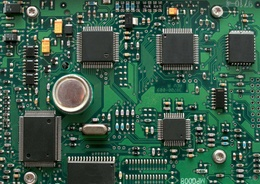
%> input picture pcb3.jpg, 260 x 184 px, shrunk from 1200 x 849 before the run
$ octave image_Restoration.m   (GNU Octave 9; MATLAB toolbox functions it lacks are replaced by stand-ins)
%> lines starting %> are read from the running program, lines starting %| are printed output that depends on the picture
### ExtractNeighborhoods.m
function NhMat = ExtractNeighborhoods(N, X)
    % ExtractNeighborhoods computes the neighborhood structure for noisy pixels.
    %
    % Inputs:
    %   N  - A matrix (LN x 2) where each row contains the [row, col] indices
    %        of noisy pixels.
    %   X  - The noisy image (2D matrix).
    %
    % Outputs:
    %   NhMat - A matrix where each row describes the relationship between
    %           a noisy pixel and its neighbors:
    %           Column 1: Row index of the neighbor
    %           Column 2: Column index of the neighbor
    %           Column 3: Noise number k (center pixel index in N)
    %           Column 4: Indicates if the neighbor is noisy (1) or not (-1)
    %           Column 5: If noisy, the index of the neighbor in N, else 0

    LN = length(N); % Number of noisy pixels in the list N
    NhMat = zeros(4 * LN, 5); % Pre-allocate for 4 neighbors per noisy pixel

    % Uncomment one of the following for progress tracking:
    % Option 1: Command-line progress tracking with fprintf
    fprintf('Extracting neighborhoods for %d noisy pixels...\n', LN);

    % Option 2: Graphical progress tracking with waitbar
    % hWaitbar = waitbar(0, 'Extracting neighborhoods...');

    for k = 1:LN
        % Get the row and column of the k-th noisy pixel
        noisyRow = N(k, 1);
        noisyCol = N(k, 2);

        % Find the neighbors using 4-connectivity
        Nh = Vij(noisyRow, noisyCol, X);

        w = (Nh(1:4, 1) ~= 0);

        NhMat(4 * k - 3:4 * k, 1:2) = Nh(1:4, 1:2);
        NhMat(4 * k - 3:4 * k, 3) = k;
        FN = [FindN(Nh(1, 1), Nh(1, 2), N);
              FindN(Nh(2, 1), Nh(2, 2), N);
              FindN(Nh(3, 1), Nh(3, 2), N);
              FindN(Nh(4, 1), Nh(4, 2), N)];
        NhMat(4 * k - 3:4 * k, 4) = w .* FN(:, 1);
        NhMat(4 * k - 3:4 * k, 5) = w .* FN(:, 2);

        % Update progress
        if mod(k, 100) == 0 || k == LN
            % Option 1: Command-line output
            fprintf('Processed %d/%d pixels.\n', k, LN);

            % Option 2: Update waitbar
            % waitbar(k / LN, hWaitbar, sprintf('Processing pixel %d of %d...', k, LN));
        end
    end

    % Close waitbar if used
    % if exist('hWaitbar', 'var')
    %     close(hWaitbar);
    % end

    % Post-processing to handle non-noisy neighbors
    for kk = 1:4 * LN
        if NhMat(kk, 4) == -1 % If the neighbor is not noisy
            NhMat(kk, 5) = NhMat(kk, 3); % Set the center pixel index
            % Trick: in the function gAlpha we get u(k) - u(k) = 0, no effect!
        end
    end

    fprintf('Neighborhood extraction completed.\n');
end

### Vij.m
% Vij.m
function Nh = Vij(i, j, X)
    %
    % Finding 4-connectivity neighbors of the node (i, j) in NEWS format.
    %
    % Inputs:
    %   i, j - Row and column indices of the current pixel
    %   X    - Input image (matrix)
    %
    % Output:
    %   Nh   - A 4x3 matrix where each row represents a neighbor:
    %          [row_index, col_index, intensity_value]
    %          For out-of-bound neighbors, the row is [0, 0, 0].

    [m, n] = size(X);  % Get dimensions of the image

    % North neighbor
    if i - 1 >= 1
        nd = [i-1, j, X(i-1,j)];
      else
        nd = [0, 0, 0];
    end

    % West neighbor
    if j - 1 >= 1
        wd = [i, j-1, X(i,j-1)];
      else
        wd = [0, 0, 0];
    end

    % East neighbor
    if j + 1 <= n
       ed = [i, j+1, X(i,j+1)];
    else
        ed = [0, 0, 0];
    end

    % South neighbor
    if i + 1 <= m
        sd = [i+1, j, X(i+1,j)];
    else
        sd = [0, 0, 0];
    end

    Nh = [nd; ed; wd; sd];
end

### FindN.m
% FindN.m
function NF = FindN(i, j, N)
    %
    % Determine if (i, j) is a noise position in N.
    %
    % Inputs:
    %   i, j - Row and column indices of the pixel.
    %   N    - A matrix where each row represents a noise position [row, col].
    %
    % Output:
    %   NF   - A 1x2 vector:
    %          [1, k] if (i, j) is found at the k-th position in N.
    %          [-1, 0] if (i, j) is not found in N.
    %

    LN = length(N);
    firsttrying = 1;
    k = 1;

    % Initialize output as not found
    NF = [-1, 0];

    % Search for (i, j) in N
    while k <= LN && firsttrying
        if N(k, 1) == i && N(k, 2) == j
            NF = [1, k];  % Found: set flag and index
           firsttrying = 0;
        end
       k = k + 1;
    end

end

### image_Restoration.m
% IMAGE RESTORATION
clc;
clear all;

% Define global variables used in optimization
global alpha X N m n LN NhMat

%------------------------OPTIMIZATION PARAMETERS----------------------------
delta = 0.0001;                % Step size for iterations
MaxIter = 10000;               % Maximum number of iterations
Tolerance = (10)^(-6);         % Convergence criterion
LambdaInitial = 1;             % Initial lambda value for blending
CRestart = (10)^(-10);         % Restart criterion
ro = 0.95;                     % Line search parameter
minimumofalpha = (10)^(-10);   % Minimum step size for alpha
maxiterLS = 1000;              % Maximum iterations for line search
%--------------------------------------------------------------------------

% Initial global variables
alpha = 1;
%--------------------------------------------------------------------------

%------------------------ IMAGE AND NOISE SETUP ----------------------------
% Input image filename
imname = ['pcb3.jpg'];

% Type and degree of noise to add
%noise = 'speckle';
%noise = 'gaussian';
noise = 'salt & pepper';
noise_degree = 0.30;


%variance = noise_degree^2;  % You can adjust this value to control the noise level


%mean = 0;                % Mean of the Gaussian noise (set to 0 for unbiased noise)
%variance = noise_degree^2;% Variance of the Gaussian noise (adjust based on noise level)

fname = 'gAlpha';
dfname = 'NablagAlpha';

% Read the original image
X = imread(imname);
%> X is the input picture: size 184x260x3 uint8; mean R, G, B 56.6, 91.1, 73.8

% Add noise to the image
Xp = imnoise(X, noise, noise_degree);
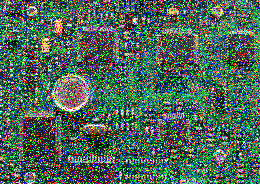
%> Xp: size 184x260x3 uint8; mean R, G, B 77.7, 102.1, 89.8
%Xp = imnoise(X, noise, variance);
%Xp = imnoise(X, noise, mean, variance);

% Display the noisy image
figure;
imshow(Xp);
title('Noisy Image');

X = im2double(X);
%> X: size 184x260x3 double
XS = X;               % Save the original image for comparison
Xp = im2double(Xp);
%> Xp: size 184x260x3 double

% Image dimensions
[m, n] = size(X);
%> m = 184; n = 780

% Find noisy pixels
[row, col, v] = find(X - Xp);
%> row = 43020 values from 1 to 184; col = 43020 values from 1 to 780; v = 43020 values from -1 to 1

% Number of noisy pixels
LN = length(row);
%> LN = 43020

% Initialize neighborhood data structure and initial estimates
N = zeros(LN, 3);
uInitial = zeros(LN, 1);

dimnum = LN;
%> dimnum = 43020

% Fill neighborhood matrix `N` and initial guess `uInitial`
for k = 1:LN
    N(k, 1) = row(k);                     % Row of noisy pixel
    N(k, 2) = col(k);                     % Column of noisy pixel
    N(k, 3) = Xp(row(k), col(k));         % Value of noisy pixel in the noisy image

    % Linear blending between noisy and original pixel value
    uInitial(k) = LambdaInitial * X(row(k), col(k)) + (1 - LambdaInitial) * Xp(row(k), col(k));
end

% Extract neighborhoods for noisy pixels
NhMat = ExtractNeighborhoods(N, X);  % External function placeholder
%> (printed output is left out)
%> (the run ends here)
